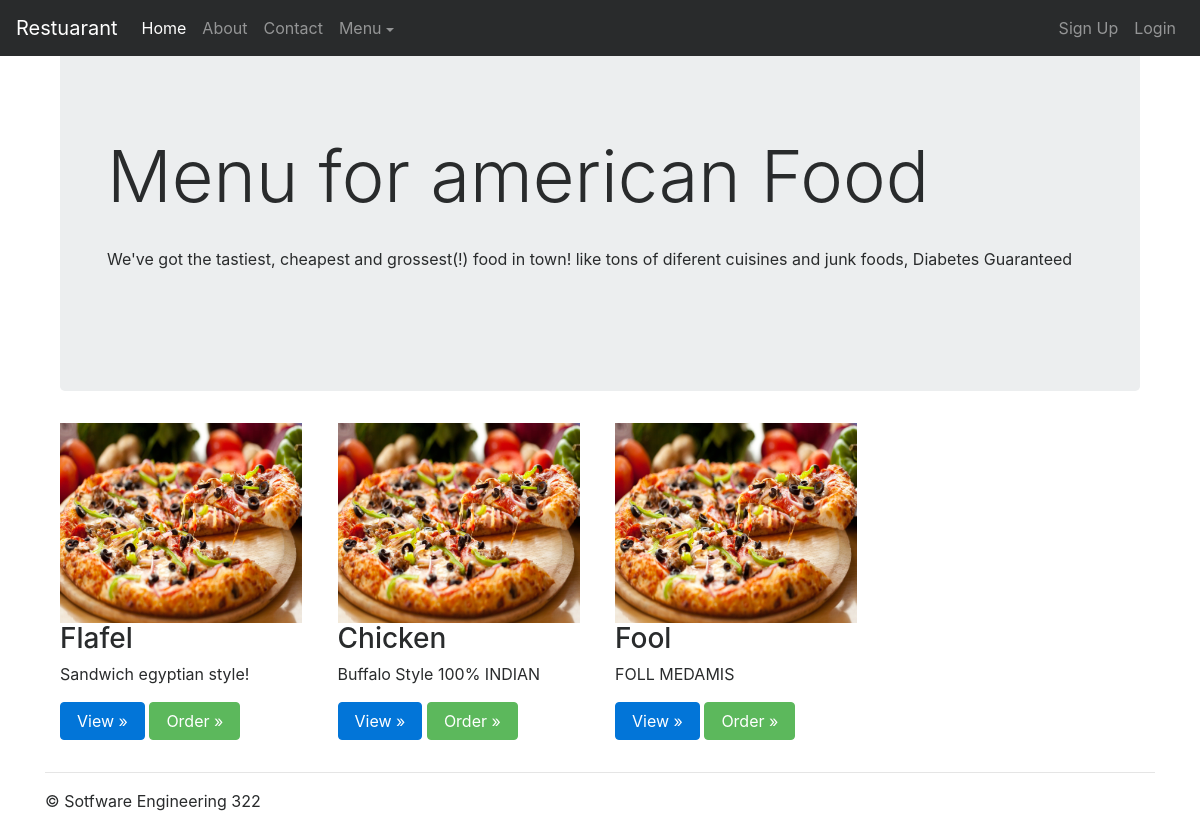
Screenshot of /recipies/recipes/american/ with the database file from the repository.
### recipes/models.py (models this page shows, shortened)
class Recipe(models.Model):
    name = models.CharField(max_length=100,blank=False)
    description = models.TextField(blank=False)
    price = models.PositiveIntegerField(blank=False)
    chef = models.ForeignKey(Chef)
    cuisine = models.CharField(max_length=100, default='')
    customers = models.ManyToManyField(Customer)
    avg_rating = models.PositiveIntegerField(default=0)
    num_reviews = models.PositiveIntegerField(default=0)
    def get_absolute_url(self):
        return reverse ('recipes:recipe', kwargs={'food':self.name, 'cuisine':self.cuisine} )

### recipes/views.py (the view)
# urls.py: url(r'^recipes/(?P<cuisine>\w+)/$',views.cuisine,name='cuisine'),
def cuisine(request, cuisine=None):
    recipes = Recipe.objects.filter(cuisine=cuisine)
    context = {
                'name': cuisine,
                'recipes' : recipes
            }
    return render(request, 'recipes/cuisine.html', context)

### templates/recipes/cuisine.html
{% extends "recipes/base.html" %}
{% block jumbotron %}
<div class="container">
<div class="jumbotron">
  <div class="container">
    <br><br><br><h1 class="display-3">Menu for {{name}} Food</h1><br>
    <p>We've got the tastiest, cheapest and grossest(!)
       food in town! like tons of diferent cuisines and junk foods, Diabetes Guaranteed</p>
    <br><p>
  </div>
</div>
</div>
{% endblock jumbotron %}
{% load static %}
{% block recipes %}
      <div class="container">
        <div class="row">
          {% for recipe in recipes %}
          <div class="col-sm-6 col-md-3">
            <div class="thumbnail">
              <img width="242" height="200" src="{% static "img/sample.jpg" %}" alt="img">
              <div class="caption">
                <h3>{{recipe.name}}</h3>
                <p class="limtiCharClass">{{recipe.description}}</p>
                <p><a href="{{recipe.get_absolute_url}}" class="btn btn-primary" role="button">View &raquo;</a>
                  <a href="#" class="btn btn-success" role="button">Order &raquo;</a></p>
              </div>
            </div>
          </div>
          {% endfor %}
        </div>
      </div>
{% endblock recipes %}

### templates/recipes/base.html (style rules this page uses)
.limtiCharClass { overflow:hidden; white-space:nowrap; width: 242px; }

### rows the page displays
Recipe: name "Flafel", description "Sandwich egyptian style!"
Recipe: name "Chicken", description "Buffalo Style 100% INDIAN"
Recipe: name "Fool", description "FOLL MEDAMIS"

### other values shown
{{ name }} "american"
